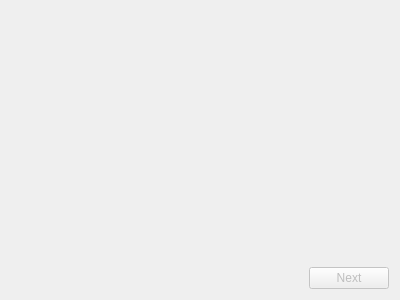
<?xml version="1.0" encoding="UTF-8"?>
<ui version="4.0">
 <class>HistogramGraphClass</class>
 <widget class="QWidget" name="HistogramGraphClass">
  <property name="geometry">
   <rect>
    <x>0</x>
    <y>0</y>
    <width>400</width>
    <height>300</height>
   </rect>
  </property>
  <property name="windowTitle">
   <string>HistogramGraph</string>
  </property>
  <layout class="QVBoxLayout" name="verticalLayout">
   <item>
    <widget class="QWidget" name="histogramHolder" native="true">
     <property name="sizePolicy">
      <sizepolicy hsizetype="Preferred" vsizetype="MinimumExpanding">
       <horstretch>0</horstretch>
       <verstretch>0</verstretch>
      </sizepolicy>
     </property>
    </widget>
   </item>
   <item>
    <layout class="QHBoxLayout" name="horizontalLayout">
     <item>
      <spacer name="horizontalSpacer">
       <property name="orientation">
        <enum>Qt::Horizontal</enum>
       </property>
       <property name="sizeHint" stdset="0">
        <size>
         <width>40</width>
         <height>20</height>
        </size>
       </property>
      </spacer>
     </item>
     <item>
      <widget class="QPushButton" name="nextButton">
       <property name="enabled">
        <bool>false</bool>
       </property>
       <property name="text">
        <string>Next</string>
       </property>
      </widget>
     </item>
    </layout>
   </item>
  </layout>
 </widget>
 <layoutdefault spacing="6" margin="11"/>
 <resources/>
 <connections/>
</ui>
